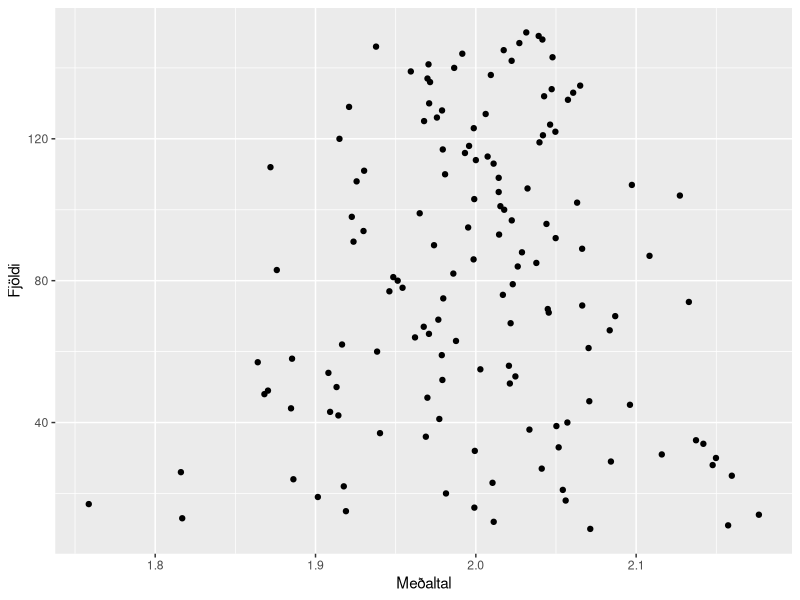
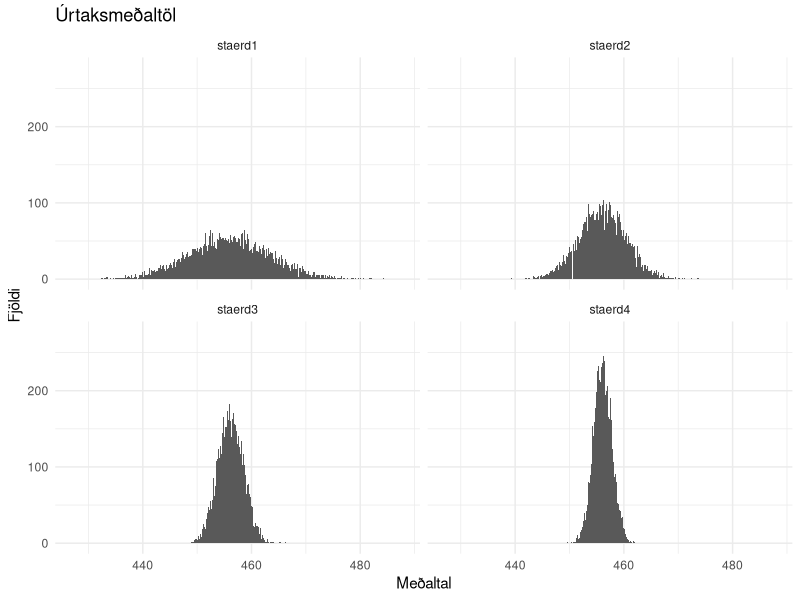

R code for these plots, in order: (Note: this script raises an error after producing the figures.)
## ---- chunk 1
options(scipen = TRUE)
library(knitr)
library(tidyverse)
## ---- chunk 2
normalDreifingar <- function(upphafsFjoldi, endaFjoldi, M, SD, mynd = FALSE){
df <- NULL


for(i in upphafsFjoldi:endaFjoldi){
  data <- enframe(rnorm(upphafsFjoldi, M, SD))
  medaltal <- mean(data$value)
  stadalfravik <- sd(data$value)
  midgildi <- median(data$value)
  df <- as.data.frame(rbind(df, data.frame(medaltal, stadalfravik, midgildi, fjoldi = upphafsFjoldi)))
  upphafsFjoldi <- upphafsFjoldi + 1
}

plot <- df %>% 
  ggplot(aes(medaltal, upphafsFjoldi)) + geom_dotplot() + theme_minimal() + labs(x = "Meðaltal", y = "Fjöldi")

plot <- df %>%
  ggplot(aes(x=medaltal, y = fjoldi))+geom_point()+ylab("Fjöldi")+xlab("Meðaltal")

if (mynd == FALSE) {
return(df)
} else {
return(plot)
}


}

normalDreifingar(10, 150,2, 0.5, mynd = TRUE)




## ---- chunk 3
data <- enframe(rnorm(10000, 456, 24))

data %>% 
  summarise(meðaltal = mean(value), staðalfravik = sd(value))
## ---- chunk 4
staerd1 <- replicate(10000, mean(sample(data$value,10)))
staerd2 <- replicate(10000, mean(sample(data$value,30)))
staerd3 <- replicate(10000, mean(sample(data$value,100)))
staerd4 <- replicate(10000, mean(sample(data$value,200)))

staerd.df <- data.frame(staerd1, staerd2, staerd3, staerd4)
staerd.df <-gather(staerd.df, staerd, medaltal)
staerd.df %>%
  ggplot(aes(medaltal)) + geom_histogram(binwidth = 0.1) + facet_wrap(~ staerd) + theme_minimal() + labs(title = "Úrtaksmeðaltöl", x = "Meðaltal", y = "Fjöldi" )
## ---- chunk 5

virkarTprof <- function(thydiA, thydiB, Ma, Sa, Mb, Sb, urtakA, urtakB){

dreifingA <- rnorm(thydiA, Ma,Sa)
dreifingB <- rnorm(thydiB, Mb, Sb)
urtakA <- sample(dreifingA, urtakA)
urtakB <- sample(dreifingB, urtakB)
t.test(urtakB, urtakA)

}

virkarTprof()
